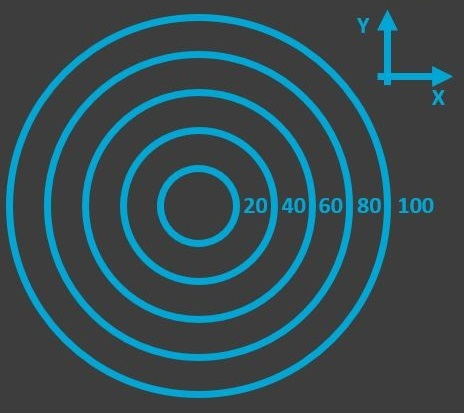
#> input picture RE__Needle_robotics/Steedle_software_package/Location_of_target.JPG, 464 x 413 px
$ python -i Feedbackloop.py   (imports and definitions only)
#> lines starting #> are read from the running program, lines starting #| are printed output that depends on the picture; after the words box and inside, x2 and y2 are one past the last pixel; in counts of white or black regions, pixels touching at a corner belong together
#> further down, picture is the input picture: shape (413, 464, 3); mean B, G, R 82.8, 76, 52.5
### RE__Needle_robotics/Steedle_software_package/Motor_controller.py
# -*- coding: utf-8 -*-
"""
Created on Fri May  7 09:40:35 2021

@author: Rolf
"""

import time
from pySerialTransfer import pySerialTransfer as txfer
import matplotlib.pyplot as plt
from mpl_toolkits.mplot3d import Axes3D

import numpy as np


def open_ser_com():
    try:
        link = txfer.SerialTransfer('COM7')

        link.open()
        time.sleep(2)  # allow some time for the Arduino to completely reset
        print('link = open')

        return link

    except:
        import traceback
        traceback.print_exc()

        try:
            link.close()

        except:
            pass


# [52 lines left out: function send_arr, not called in this run]

        ###################################################################
        # Display the received data
        ###################################################################
        # print('SENT: {}'.format(list_))
        # print('RCVD: {}'.format(rec_list))
        # print(' ')


link = open_ser_com()

# Variable set up
I = 20  # The centre of the circle measured from the template
K_0 = 171
D_max = 100  # Maximum deflection

C1 = 3200  # 1/16 step mode
C2 = 3200  # 1/16 step mode
C3 = 3200  # 1/16 step mode

datasets = []  # Array of arrays containing all the x and y point for every hight
z2 = []
x2 = []
y2 = []

steps = 30  # Determines the precision of the movement
straight = 50  # Point where maximum deflection is no longer determined by mechanical limit

corner = np.arctan(D_max / straight)

fig = plt.figure()
ax = fig.add_subplot(111, projection='3d')


class motor_controller(object):
    # [7 lines left out: function __init__, not called in this run]

    def close_connection(self):
        link.close()

    def get_link(self):
        return link

    # [463 lines left out: functions Home, Move_tip, Insert, Non_vertical_line, vertical_line, getShit, not called in this run]

### RE__Needle_robotics/Steedle_software_package/Feedbackloop.py
import cv2
import numpy as np
import imutils
import requests
import copy
import matplotlib.pyplot
from Probe_finder import segmentImg2
from matplotlib import pyplot as plt
from pySerialTransfer import pySerialTransfer as txfer
from Calculate_insertion import calculateInsertion
from Motor_controller import motor_controller

# [1 line that did not run here, left out]

# [3 lines not run here, left out]
url = "http://xxx.xxx:8080/shot.jpg"

# Motor parameters
frame_conversion = 150 / 1280  # pixel to mm # TODO: Should be converted properly with cropped frame
step_dis_m1 = 1000 / 4.5  # Motor steps required for 10 mm  Z axis
step_dis_m2 = 100  # Motor steps required for 10 mm  Theta modification clockwise
step_dis_m3 = 1000 / 9.9  # Motor steps required for 10 mm  X axis

M1 = [0, 0]
M2 = [0, 0]
M3 = [0, 0]

# [1 line that did not run here, left out]
# link = Controller.get_link()

# [84 lines left out: functions send_arr, getTestImg, not called in this run]

def needleTip(image):
    #blur the image
    image2 = cv2.GaussianBlur(image, (5, 5), 0)

    hsvPlate = cv2.cvtColor(image2, cv2.COLOR_BGR2HSV)
#> hsvPlate: shape (413, 464, 3); mean H, S, V 59.6, 55.5, 83.4
    grayPlate = cv2.cvtColor(image2, cv2.COLOR_BGR2GRAY)
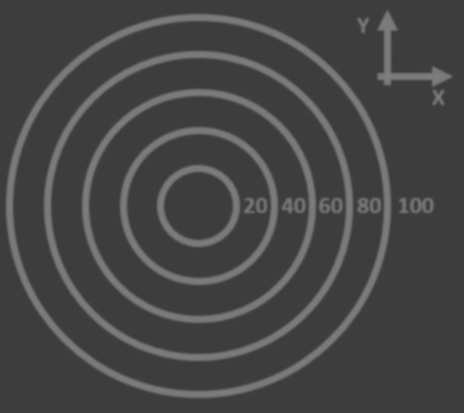
#> grayPlate: shape (413, 464); min 59, max 127, mean 69.7

    # TODO: These colors will need to be min maxed
    colorMin = np.array([1, 35, 44])
    colorMax = np.array([13, 192, 193])

    holdImg = copy.deepcopy(image)
    mask = cv2.inRange(hsvPlate, colorMin, colorMax)
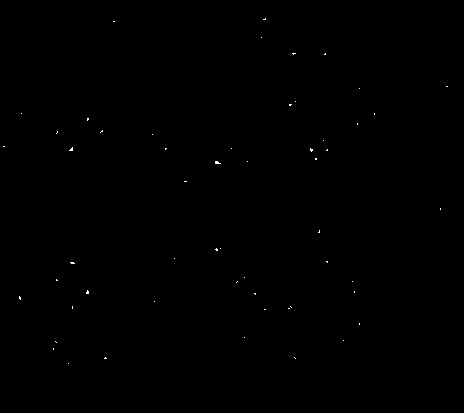
#> mask: shape (413, 464); 0.09% white in thin lines or dots, all inside (x1, y1, x2, y2) = (3, 18, 448, 364)
    segPlate = cv2.bitwise_and(holdImg, holdImg, mask=mask)

    element = cv2.getStructuringElement(cv2.MORPH_RECT, (6, 6))
    elementCircle = cv2.getStructuringElement(cv2.MORPH_ELLIPSE, (10, 10))
    elementEclipse = cv2.getStructuringElement(cv2.MORPH_ELLIPSE, (13, 13))
    segPlate = cv2.erode(segPlate, elementCircle)
#> segPlate: shape (413, 464, 3); every value is 0
    segPlate = cv2.dilate(segPlate, elementCircle)

    return segPlate
"""
The steps in the code are as follows:
1) Get the current frame of the video.
2) Allow the user to input the insertion position and the target manually via a GUI
3) Find the segmented steps that the needle must take to reach the goal i.e. given the parabola it must follow, split it
into smaller curves. Each such smaller curve is a step.
4) For each step, the needle must be moved from its current x, y and z to the x,y and z of the step. To do so, first the
needles x,y position is gradually brought to that of the intended x, y as follows:
         while |current x - intended x| > max_error
            current x = adjust current x by adjustment_value
            if |current x - intended x| > max_error:
                adjustment_value = adjustment_value/adjustment_factor
        while |current y - intended y| > max_error
            current y = adjust current y by adjustment_value
            if |current y - intended y| > max_error:
                adjustment_value = adjustment_value/adjustment_factor
The idea here being that we slowly move the x, and y towards the correct value. This adjustment value starts large and
then gets smaller and smaller by a arte determined by the adjustment factor. This means that as it gets closer and
closer to the intended potion the changes become much smaller allowing for greater precision guaranteeing it does not
loop infinitely. The max_error here is just the maximum allowed error of the actual needle position to the intended
position.
5) After priming the X and Y, the needle is then pushed by the intended z amount.

The idea here is that given the initial manual input of the insertion location and goal location, the program would
automatically find the needle location via image processing and through iterative steps reach the goal position. The
image processing had been made in this project assuming a camera and a yellow needle tip. However this processing could
be anything depending on the available tools. The idea behind the system would remain the same as above. We were unable
to finish this due to a misunderstanding of the original code. We had assumed that the movement code that was in the
original project would dynamically change the motor input i.e. when z is at 10 to move x, and y by 10 it would do a
motor input of 20 but when z is 40 and x and y change is 10,it would do a motor input of 100 as that is how it works in
their implementation. However we were unable to find just where they had this logic and we ran out of time to make our
own motor controller. That si why this function is incomplete.
"""
# [174 lines left out: function god, not called in this run]
# [1 line not run here, left out]

>>> import cv2
>>> picture = cv2.imread('Location_of_target.JPG')
>>> result = needleTip(picture)

$ run again, on RE__Needle_robotics/Steedle_software_package/TargetV2.png
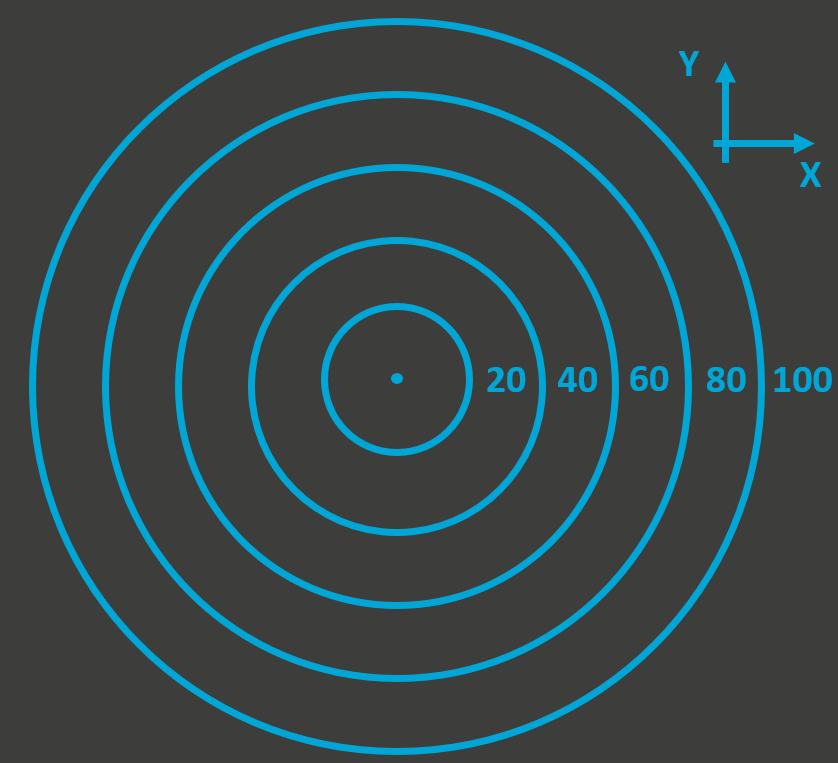
#> input picture RE__Needle_robotics/Steedle_software_package/TargetV2.png, 838 x 763 px
#> picture is the input picture: shape (763, 838, 3); mean B, G, R 72.8, 69.7, 55.9
#> hsvPlate: shape (763, 838, 3); mean H, S, V 39.4, 29, 73.7
#> in needleTip, `grayPlate = cv2.cvtColor(image2, cv2.COLOR_BGR2GRAY)`:
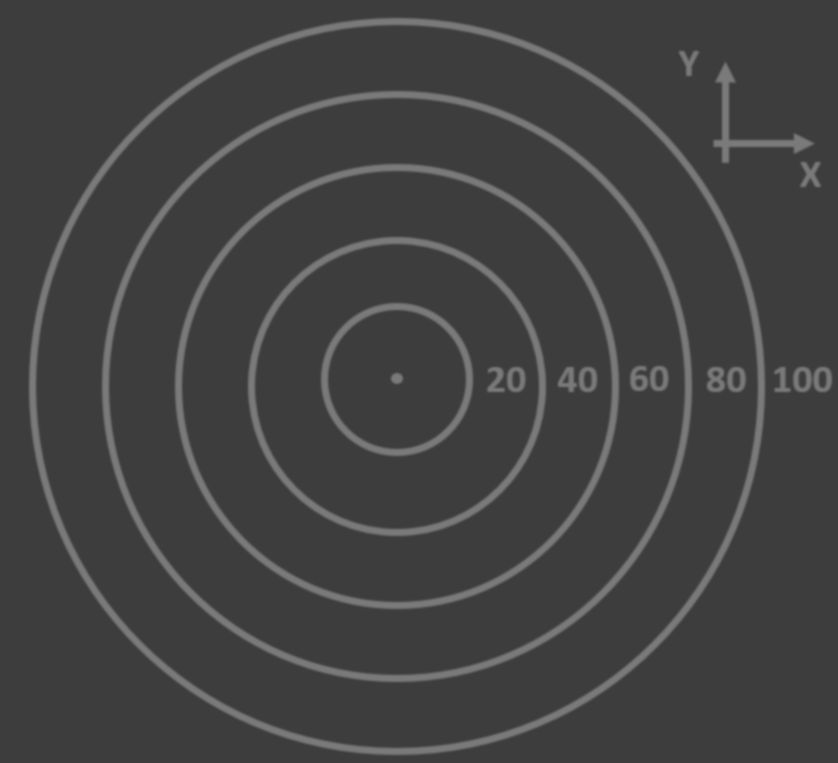
#> grayPlate: shape (763, 838); min 61, max 122, mean 66
#> mask: shape (763, 838); every value is 0
#> segPlate: shape (763, 838, 3); every value is 0
